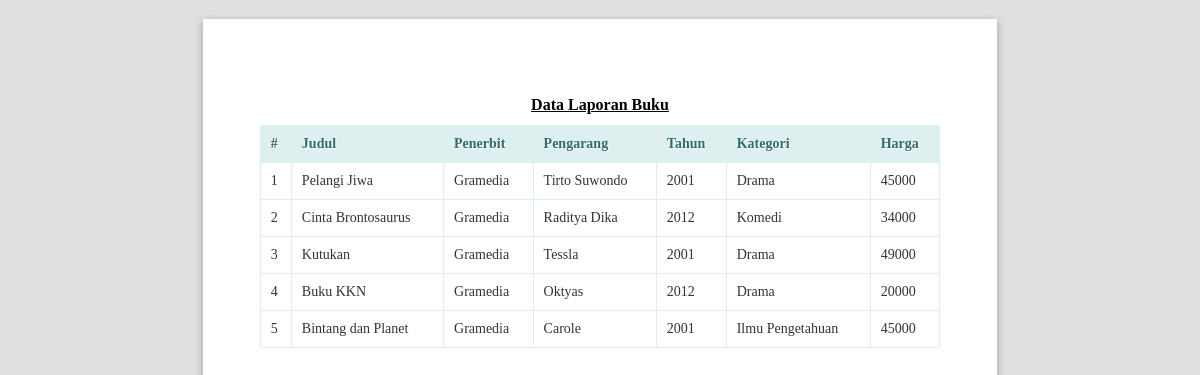
/public/buku/lihatlaporan (signed in), run on the app's committed database.
### tables this page shows
CREATE TABLE `buku` (
  `id` int(11) NOT NULL,
  `judul` varchar(100) NOT NULL,
  `penerbit` varchar(50) DEFAULT NULL,
  `pengarang` varchar(50) DEFAULT NULL,
  `tahun` int(11) DEFAULT NULL,
  `kategori_id` int(11) DEFAULT NULL,
  `harga` int(11) DEFAULT NULL,
  `gambar` varchar(255) DEFAULT NULL,
  `keterangan` text
);

CREATE TABLE `kategori` (
  `id` int(11) NOT NULL,
  `nama_kategori` varchar(50) NOT NULL
);

### app/core/Controller.php (called while the page is built, shortened)
<?php
class Controller{
	public function view($view, $data = [])
	{
		require_once '../app/views/' . $view . '.php';
	}
	public function model($model)
	{
		return new $model;
	}
}

### app/controllers/Buku.php (called while the page is built, shortened)
<?php
class Buku extends Controller
{
	public function lihatlaporan()
	{
		$data['title'] = 'Data Laporan Buku';
		$data['buku'] = $this->model('BukuModel')->getAllBuku();
		$this->view('buku/lihatlaporan', $data);
	}
}

### app/core/App.php (called while the page is built, shortened)
<?php
class App{
	protected $method = 'index';
	protected $params = [];
	public function __construct(){
		$url = $this->parseURL();
		if(file_exists('../app/controllers/' . $url[0] . '.php')){
			unset($url[0]);
		}
		$this->controller = new $this->controller;
		if(isset($url[1])){
			if(method_exists($this->controller, $url[1])){
				$this->method = $url[1];
			}
		}
		call_user_func_array([$this->controller, $this->method], $this->params);
	}
	public function parseURL(){
		if( isset($_GET['url'])){
			$url = rtrim($_GET['url'], '/');
			$url = filter_var($url, FILTER_SANITIZE_URL);
			$url = explode('/',$url);
			return $url;
		}
	}
}

### public/index.php (called while the page is built, shortened)
<?php
$app = new App;

### app/core/Database.php (called while the page is built, shortened)
<?php
class Database{
	private $host = DB_HOST;
	private $user = DB_USER;
	private $pass = DB_PASS;
	private $dbnm = DB_NAME;
	private $dbh;
	private $stmt;
	public function __construct()
	{
		$dsn = 'mysql:host='. $this->host .';dbname='. $this->dbnm;
		$option = [
			PDO::ATTR_PERSISTENT => true,
			PDO::ATTR_ERRMODE => PDO::ERRMODE_EXCEPTION
		];
		try{
			$this->dbh = new PDO($dsn,$this->user,$this->pass, $option);
		}catch(PDOException $e){
			die($e->getMessage());
		}
	}
	public function query($query)
	{
		$this->stmt = $this->dbh->prepare($query);
	}
	public function execute()
	{
		$this->stmt->execute();
	}
	public function resultSet()
	{
		$this->execute();
		return $this->stmt->fetchAll(PDO::FETCH_ASSOC);
	}
}

### app/models/BukuModel.php (called while the page is built, shortened)
<?php
class BukuModel
{
	private $table = 'buku';
	private $db;
	public function __construct()
	{
		$this->db = new Database;
	}
	public function getAllBuku()
	{
		$this->db->query("SELECT buku.*, kategori.nama_kategori FROM " . $this->table . " JOIN kategori ON kategori.id = buku.kategori_id");
		return $this->db->resultSet();
	}
}

### app/views/buku/lihatlaporan.php (the view, shortened to what this page needs)
<!DOCTYPE html>
<html lang="en">
<head>
  <link rel="stylesheet" href="<?= base_url ?>/dist/js/normalize.min.css">
  <link rel="stylesheet" href="<?= base_url ?>/dist/css/paper.css">
</head>
<body class="A4 potrait">
  <section class="sheet padding-15mm">
      <h1 class="center" style="text-decoration: underline;margin-top: 20px;"><?= $data['title'] ?></h1>
      <table class="table">
                  <thead>
                    <tr>
                      <th style="width: 10px">#</th>
                      <th>Judul</th>
                      <th>Penerbit</th>
                      <th>Pengarang</th>
                      <th>Tahun</th>
                      <th>Kategori</th>
                      <th>Harga</th>
                    </tr>
                  </thead>
                  <tbody>
                  <?php $no=1; ?>
                    <?php foreach ($data['buku'] as $row) :?>
                    <tr>
                      <td><?= $no; ?></td>
                      <td><?= $row['judul'];?></td>
                      <td><?= $row['penerbit'];?></td>
                      <td><?= $row['pengarang'];?></td>
                      <td><?= $row['tahun'];?></td>
                      <td><div class="badge badge-warning"><?= $row['nama_kategori'];?></div></td>
                      <td><?= $row['harga'];?></td>
                    </tr>
                    <?php $no++; endforeach; ?>
                  </tbody>
                </table>
  </section>
</body>
</html>

### app/views/buku/lihatlaporan.php (style rules this page uses)
.center { margin-right: auto; margin-left: auto; text-align: center; }
h1 { font-size: 16px; }
* { font-family: Calibri; font-size: 14px; -webkit-print-color-adjust:exact; }
.table { border: solid 1px #DDEEEE; border-collapse: collapse; border-spacing: 0; font: normal 13px Arial, sans-serif; width: 100%; }
.table thead th { background-color: #DDEFEF; border: solid 1px #DDEEEE; color: #336B6B; padding: 10px; text-align: left; text-shadow: 1px 1px 1px #fff; }
.table tbody td { border: solid 1px #DDEEEE; color: #333; padding: 10px; text-shadow: 1px 1px 1px #fff; }

### data on the page
buku: judul "Pelangi Jiwa", penerbit "Gramedia", pengarang "Tirto Suwondo", tahun "2001", kategori.nama_kategori "Drama", harga "45000"
buku: judul "Cinta Brontosaurus", penerbit "Gramedia", pengarang "Raditya Dika", tahun "2012", kategori.nama_kategori "Komedi", harga "34000"
buku: judul "Kutukan", penerbit "Gramedia", pengarang "Tessla", tahun "2001", kategori.nama_kategori "Drama", harga "49000"
buku: judul "Buku KKN", penerbit "Gramedia", pengarang "Oktyas", tahun "2012", kategori.nama_kategori "Drama", harga "20000"
buku: judul "Bintang dan Planet", penerbit "Gramedia", pengarang "Carole", tahun "2001", kategori.nama_kategori "Ilmu Pengetahuan", harga "45000"

### other printed values
$data['title'] "Data Laporan Buku"
